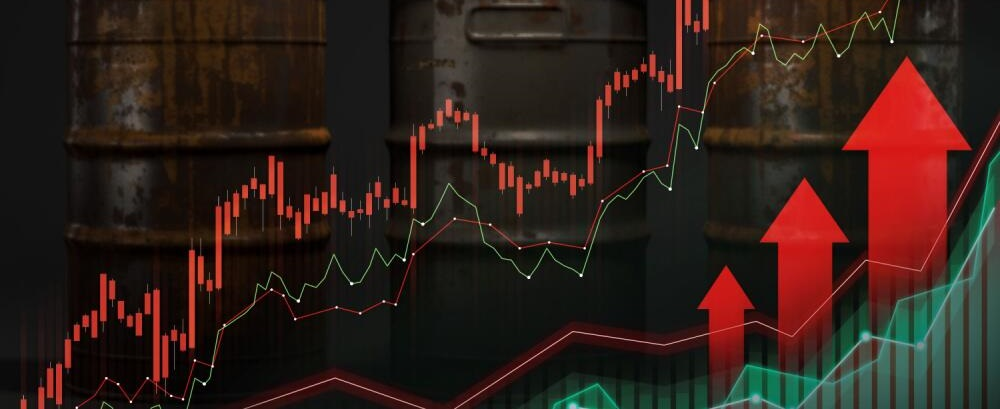
#> input picture Imagens/capa.jpg, 1000 x 409 px
$ python -i desafio.py   (imports and definitions only)
#> lines starting #> are read from the running program, lines starting #| are printed output that depends on the picture
import streamlit as st
from PIL import Image, ImageEnhance
import base64
from io import BytesIO

# Configuração da página
# [1 line not run here, left out]

# Função para carregar, ajustar transparência e converter a imagem para base64
def get_base64_image(image_path, transparency=0.4):
    image = Image.open(image_path).convert("RGBA")
    alpha = image.split()[3]
    alpha = ImageEnhance.Brightness(alpha).enhance(transparency)
    image.putalpha(alpha)
    buffered = BytesIO()
    image.save(buffered, format="PNG")
    return base64.b64encode(buffered.getvalue()).decode()

# Carregar a imagem de fundo e converter para base64
background_image_path = "Imagens/capa4.png"  # Substitua pelo caminho real da sua imagem
# [1 line that did not run here, left out]

# Definir a imagem de fundo e o estilo das letras
# [30 lines not run here, left out]

>>> result = get_base64_image('../Imagens/capa.jpg')
#> call 2 of get_base64_image, with image_path = '../Imagens/capa.jpg', transparency = 0.4
#> in get_base64_image (call 2), `alpha = image.split()[3]`: alpha: PIL image 1000x409 L; every value is 255
#> in get_base64_image (call 2), `alpha = ImageEnhance.Brightness(alpha).enhance(transparency)`: alpha: PIL image 1000x409 L; every value is 102
#> in get_base64_image (call 2), `image.putalpha(alpha)`:
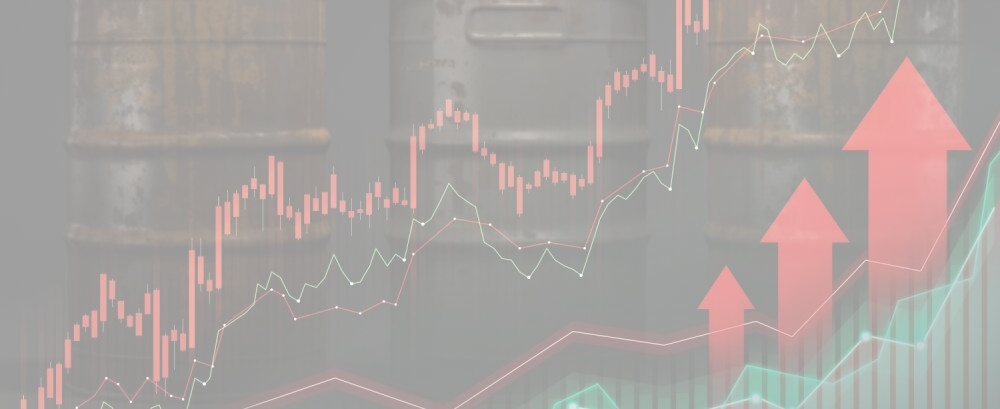
#> image: PIL image 1000x409 RGBA; mean R, G, B, A 47.6, 30.8, 24.7, 102; transparent parts drawn white
